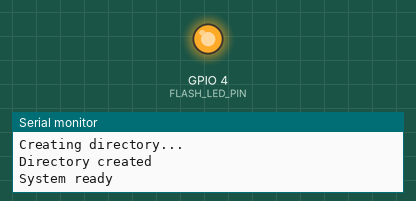
A sketch run on a simulated ESP32. On the bench: output pins drawn as LEDs (lit = HIGH), the last lines printed to the serial monitor. Storage starts empty; the camera gives no picture.

Above: at 0.42 s.
At 3.0 s:
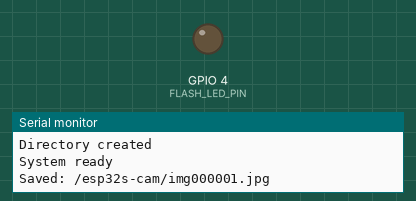
Timing chart, 0 to 7.1 s (numbered marks = the images above):
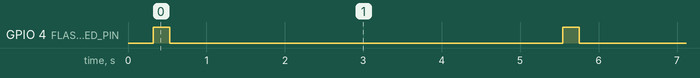

The sketch:

TakePicEvery5Sec-SD.ino
```cpp
#include "esp_camera.h"
#include "FS.h"
#include "SD_MMC.h"

// ===== PINOUT AI THINKER =====
#define PWDN_GPIO_NUM     32
#define RESET_GPIO_NUM    -1
#define XCLK_GPIO_NUM      0
#define SIOD_GPIO_NUM     26
#define SIOC_GPIO_NUM     27

#define Y9_GPIO_NUM       35
#define Y8_GPIO_NUM       34
#define Y7_GPIO_NUM       39
#define Y6_GPIO_NUM       36
#define Y5_GPIO_NUM       21
#define Y4_GPIO_NUM       19
#define Y3_GPIO_NUM       18
#define Y2_GPIO_NUM        5
#define VSYNC_GPIO_NUM    25
#define HREF_GPIO_NUM     23
#define PCLK_GPIO_NUM     22

// ===== FLASH LED =====
#define FLASH_LED_PIN 4
bool FlashLight = true;

// ===== DIRECTORY =====
#define IMAGE_DIR "/esp32s-cam"

int photoNumber = 1;

// ============================
// 📁 CREATE DIRECTORY
// ============================
void ensureDirExists() {
  if (!SD_MMC.exists(IMAGE_DIR)) {
    Serial.println("Creating directory...");
    if (SD_MMC.mkdir(IMAGE_DIR)) {
      Serial.println("Directory created");
    } else {
      Serial.println("Failed to create directory");
    }
  } else {
    Serial.println("Directory exists");
  }
}

// ============================
// 🔢 FILE NAME GENERATOR
// ============================
String getFileName() {
  char fileName[50];

  while (true) {
    sprintf(fileName, IMAGE_DIR "/img%06d.jpg", photoNumber);

    if (!SD_MMC.exists(fileName)) {
      return String(fileName);
    }

    photoNumber++;
  }
}

// ============================
// 📸 CAMERA INIT
// ============================
void initCamera() {

  camera_config_t config;
  config.ledc_channel = LEDC_CHANNEL_0;
  config.ledc_timer   = LEDC_TIMER_0;
  config.pin_d0       = Y2_GPIO_NUM;
  config.pin_d1       = Y3_GPIO_NUM;
  config.pin_d2       = Y4_GPIO_NUM;
  config.pin_d3       = Y5_GPIO_NUM;
  config.pin_d4       = Y6_GPIO_NUM;
  config.pin_d5       = Y7_GPIO_NUM;
  config.pin_d6       = Y8_GPIO_NUM;
  config.pin_d7       = Y9_GPIO_NUM;
  config.pin_xclk     = XCLK_GPIO_NUM;
  config.pin_pclk     = PCLK_GPIO_NUM;
  config.pin_vsync    = VSYNC_GPIO_NUM;
  config.pin_href     = HREF_GPIO_NUM;
  config.pin_sccb_sda = SIOD_GPIO_NUM;
  config.pin_sccb_scl = SIOC_GPIO_NUM;
  config.pin_pwdn     = PWDN_GPIO_NUM;
  config.pin_reset    = RESET_GPIO_NUM;
  config.xclk_freq_hz = 20000000;

  config.pixel_format = PIXFORMAT_JPEG;

  // ===== DETEKCIA PSRAM =====
  if (psramFound()) {
    config.frame_size   = FRAMESIZE_UXGA; // 1600x1200
    config.jpeg_quality = 10;
    config.fb_count     = 2;
  } else {
    config.frame_size   = FRAMESIZE_SVGA; // fallback
    config.jpeg_quality = 12;
    config.fb_count     = 1;
  }

  esp_err_t err = esp_camera_init(&config);
  if (err != ESP_OK) {
    Serial.println("Camera init failed");
    while (true);
  }

  // ===== OTOČENIE OBRAZU =====
  sensor_t * s = esp_camera_sensor_get();
  s->set_vflip(s, 1);
  s->set_hmirror(s, 1);
}

// ============================
// 📷 CAPTURE PHOTO
// ============================
void capturePhoto() {

  if (FlashLight) {
    digitalWrite(FLASH_LED_PIN, HIGH);
    delay(150);
  }

  camera_fb_t * fb = esp_camera_fb_get();

  if (FlashLight) {
    digitalWrite(FLASH_LED_PIN, LOW);
  }

  if (!fb) {
    Serial.println("Capture failed");
    return;
  }

  String path = getFileName();
  File file = SD_MMC.open(path.c_str(), FILE_WRITE);

  if (!file) {
    Serial.println("File open failed");
  } else {
    file.write(fb->buf, fb->len);
    Serial.println("Saved: " + path);
  }

  file.close();
  esp_camera_fb_return(fb);
}

// ============================
// ⚙️ SETUP
// ============================
void setup() {
  Serial.begin(115200);

  pinMode(FLASH_LED_PIN, OUTPUT);
  digitalWrite(FLASH_LED_PIN, LOW);

  initCamera();

  if (!SD_MMC.begin()) {
    Serial.println("SD Mount Failed");
    while (true);
  }

  ensureDirExists();

  Serial.println("System ready");
}

// ============================
// 🔁 LOOP
// ============================
void loop() {
  capturePhoto();
  delay(5000);
}
```

Measured:
- by itself, GPIO 4 (FLASH_LED_PIN): alternates HIGH for 0.21 s and LOW for 5.0 s
